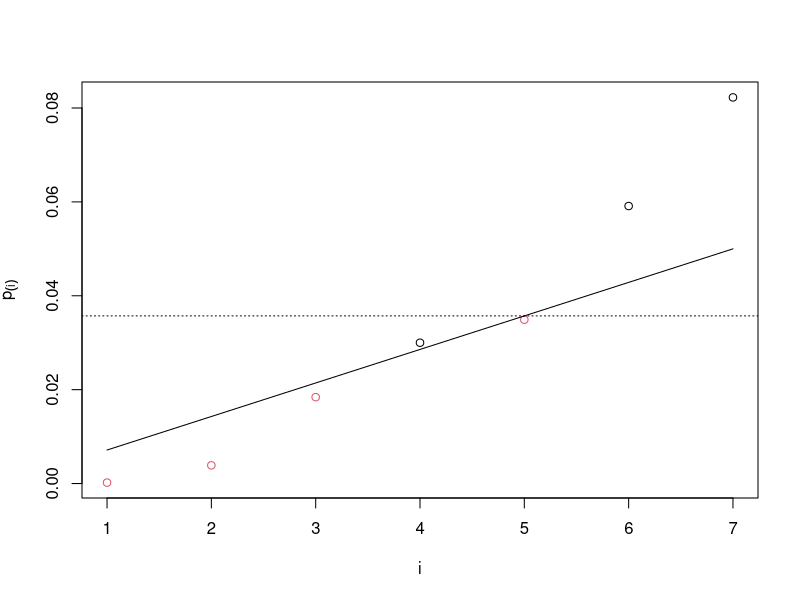
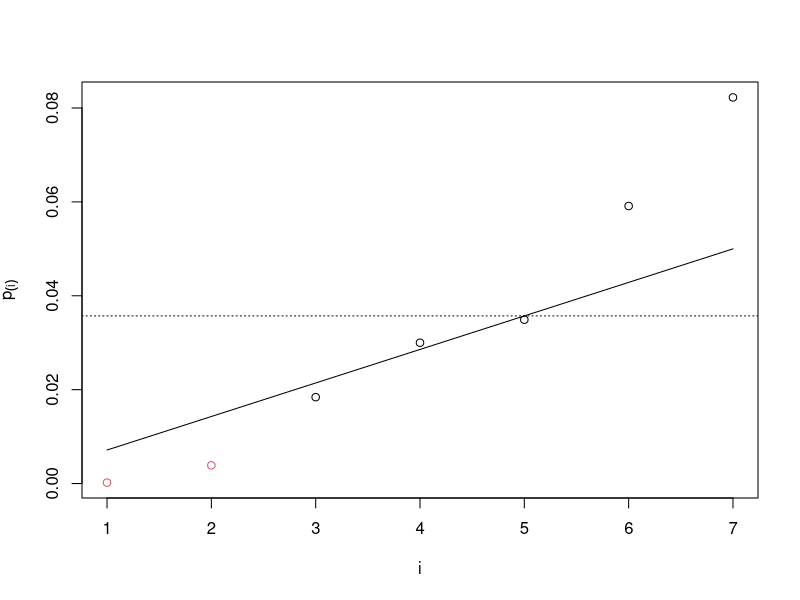
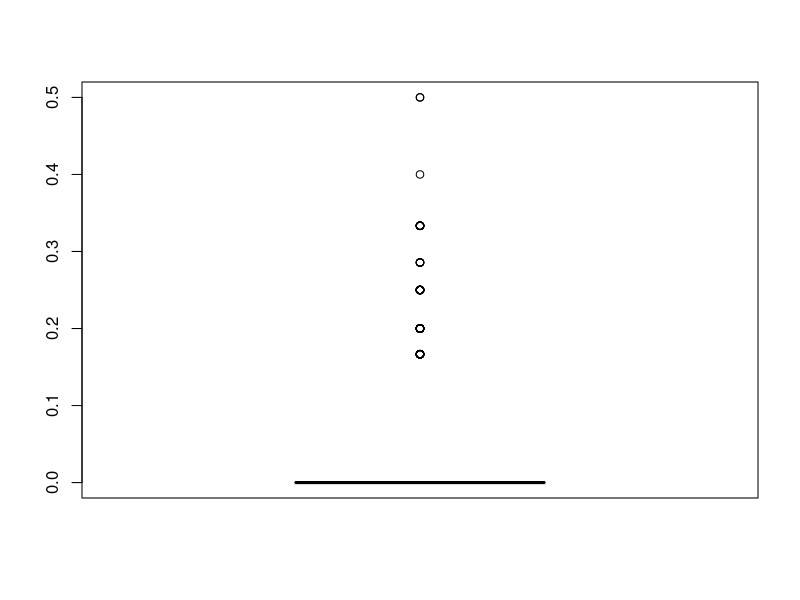

These charts were generated, in order, by the following R code:
## ---- chunk 1
alpha <- 0.05
pvals <- c(0.03000,0.0002, 0.05912, 0.08226, 0.00388, 0.0184, 0.03490)
m<-length(pvals)
names(pvals)<-LETTERS[1:m]
pvals
pvals.ord<-sort(pvals) # p-values sorted
pvals.ord
(1:m)[(pvals.ord <= alpha*(1:m)/m)] # indexes i
k<-max( (1:m)*(pvals.ord <= alpha*(1:m)/m) ) # k = max(indexes i)
k
alpha.adj<-(alpha*(1:m)/m)[k] # adjusted alpha level
alpha.adj
hyps.reject<-names(pvals)[pvals<=alpha.adj] # names hypothesis rejected
hyps.reject
## ---- chunk 2
pvals.ord.adj<-pvals.ord * m/(1:m)
for (i in 1:m){
pvals.ord.adj[i]<-min(pvals.ord.adj[i:m],1)
}
pvals.ord.adj # adjusted p-values
pvals.ord.adj[names(pvals)] # initial sorting
pvals.adj<-p.adjust(pvals,method="BH")
pvals.adj
## ---- chunk 3
i<-(pvals.ord <= alpha*(1:m)/m)
plot(1:m, pvals.ord, xlab="i", ylab=expression(p[(i)]), col=i+1)
segments(x0=1,y0=alpha/m, x1=m,y1=alpha)
abline(h=alpha.adj, lty="dotted")
## ---- chunk 4
hyps.reject.Bonf<-names(pvals)[pvals<=alpha/m]
hyps.reject.Bonf
## ---- chunk 5
pvals.adj<-p.adjust(pvals,method="BY")
pvals.adj
## ---- chunk 6
sum(pvals.adj <= 0.05)
## ---- chunk 7
L <- sum(1/(1:m))
pvals.ord<-sort(pvals) # p-values sorted
i<-(pvals.ord <= alpha*(1:m)/(m*L))
plot(1:m, pvals.ord, xlab="i", ylab=expression(p[(i)]), col=i+1)
segments(x0=1,y0=alpha/m, x1=m,y1=alpha)
abline(h=alpha.adj, lty="dotted")
## ---- chunk 8
m=18
B=1000


simulate.1.experiment <- function(){
####  Generate the response of 6 patients across m endpoints from a normal
####  distribution with mean 0 and sd 1.
   endpoints=matrix(rnorm(6*m),6,m)
####  Add a value equals 3 for the first 5 endpoints for the patients
#### taking the new drug
   endpoints[4:6,1:5]= endpoints[4:6,1:5]+5
   endpoints
  
   p.values.1.experiment=apply(endpoints , 2, function(y)   
    
#### Compute two samples t-test and extract p-value    
   t.test(y[1:3],y[4:6])$p.value)
   
#### Compute p-values adjusted by Bonferroni, Holm and BH
   p.bonf <- p.adjust(p.values.1.experiment,method = "bonferroni")
   p.holm <- p.adjust(p.values.1.experiment,method = "holm")
   p.bh <- p.adjust(p.values.1.experiment,method = "BH")
   p.by <- p.adjust(p.values.1.experiment,method = "BY")
   
#### Compute errors and power from function compute.err.pow
   c(bonf=compute.err.pow(p.bonf),
     holm=compute.err.pow(p.holm),
     bh=compute.err.pow(p.bh),
     by=compute.err.pow(p.by))
  }

#### Compute errors and power
compute.err.pow <- function(p.values){
  
  c(Atleastoneerror=any(p.values[-(1:5)]<alpha),
     fdp=sum(p.values[-(1:5)]<alpha)/max(1,sum(p.values<alpha)),
     power=sum(p.values[(1:5)]<alpha)/5)
}

#### We replicate the analysis 1000 times
res <- replicate(B,simulate.1.experiment())
dim(res)

res[1:2,1:20]

rowMeans(res)

boxplot(res[8,])

out=matrix(rowMeans(res),3,4)
colnames(out)=c("bonf","holm","bh", "by")
rownames(out)=c("FWER","FDR","POWER")
out
